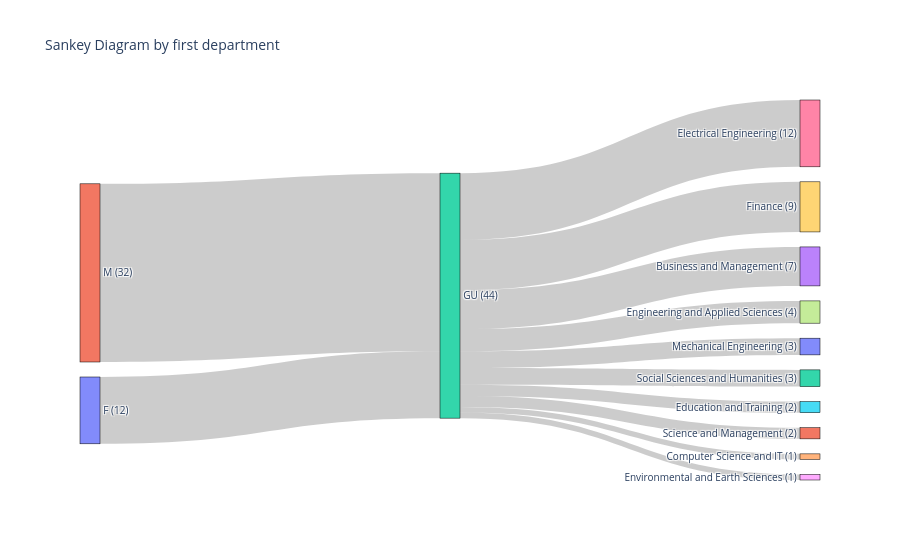

This figure's notebook cell:
### Code cell
import pandas as pd
import plotly.graph_objects as go

# Assuming the data is already loaded in csv_norm_2015_2023_ug
# Node 1: Group by 'LEVEL' and 'DEPARTMENT'
san_year_level = filter_by_program('GU').groupby(['GENDER', 'PROGRAM'])['ID'].count().reset_index()
san_year_level = san_year_level.rename(columns={'GENDER': 'source', 'PROGRAM': 'target', 'ID': 'value'})

# Node 2: Group by 'DEPARTMENT' and 'PROGRAM'
san_year_program = filter_by_program('GU').groupby(['PROGRAM', 'DEPARTMENT'])['ID'].count().reset_index()
san_year_program = san_year_program.rename(columns={'PROGRAM': 'source', 'DEPARTMENT': 'target', 'ID': 'value'})

# Combine the two datasets
combined_df = pd.concat([san_year_level, san_year_program])

# Unique values that contain unique values of source and target
unique_nodes = list(pd.unique(combined_df[['source','target']].values.ravel("K")))

# Dictionary to map nodes to indices
mapping_dict = {k: v for v, k in enumerate(unique_nodes)}

# Map the nodes in the DataFrame
combined_df['source'] = combined_df['source'].map(mapping_dict)
combined_df['target'] = combined_df['target'].map(mapping_dict)

# Convert DataFrame to a dictionary with lists
link_dict = combined_df.to_dict(orient="list")

# Step 1: Calculate counts for each node
node_counts = combined_df.groupby('source')['value'].sum().to_dict()
node_counts.update(combined_df.groupby('target')['value'].sum().to_dict())

# Step 2: Create a new label with counts
updated_labels = [f"{node} ({node_counts.get(idx, 0)})" for idx, node in enumerate(unique_nodes)]

# Step 3: Create the Sankey diagram with updated labels
fig = go.Figure(data=[go.Sankey(
    node=dict(
        pad=15,
        thickness=20,
        line=dict(color="black", width=0.5),
        label=updated_labels,  # Use updated labels here
    ),
    link=dict(
        source=link_dict["source"],
        target=link_dict["target"],
        value=link_dict["value"],
    )
)])

# Update layout
fig.update_layout(title_text="Sankey Diagram by first department", font_size=10)

# Display the Sankey diagram
fig.show()

### Figure 1 — Plotly figure (JSON) as saved in the notebook; plotly's stock layout.template omitted (floating-point values rounded to 4 significant figures)
{"data": [{"link": {"source": [0, 1, 2, 2, 2, 2, 2, 2, 2, 2, 2, 2], "target": [2, 2, 3, 4, 5, 6, 7, 8, 9, 10, 11, 12], "value": [12, 32, 7, 1, 2, 12, 4, 1, 9, 3, 2, 3]}, "node": {"label": ["F (12)", "M (32)", "GU (44)", "Business and Management (7)", "Computer Science and IT (1)", "Education and Training (2)", "Electrical Engineering (12)", "Engineering and Applied Sciences (4)", "Environmental and Earth Sciences (1)", "Finance (9)", "Mechanical Engineering (3)", "Science and Management (2)", "Social Sciences and Humanities (3)"], "line": {"color": "black", "width": 0.5}, "pad": 15, "thickness": 20}, "type": "sankey"}], "layout": {"font": {"size": 10}, "title": {"text": "Sankey Diagram by first department"}}}
